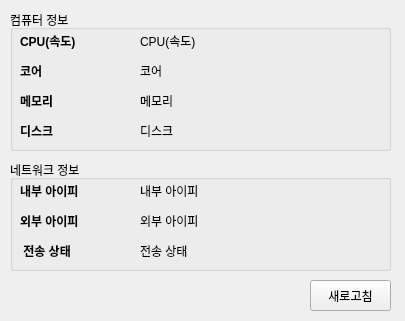
<?xml version="1.0" encoding="UTF-8"?>
<ui version="4.0">
 <class>Form</class>
 <widget class="QWidget" name="Form">
  <property name="geometry">
   <rect>
    <x>0</x>
    <y>0</y>
    <width>405</width>
    <height>321</height>
   </rect>
  </property>
  <property name="windowTitle">
   <string>Form</string>
  </property>
  <widget class="QGroupBox" name="groupBox">
   <property name="geometry">
    <rect>
     <x>10</x>
     <y>10</y>
     <width>381</width>
     <height>141</height>
    </rect>
   </property>
   <property name="title">
    <string>컴퓨터 정보</string>
   </property>
   <widget class="QLabel" name="label_7">
    <property name="geometry">
     <rect>
      <x>10</x>
      <y>20</y>
      <width>81</width>
      <height>21</height>
     </rect>
    </property>
    <property name="styleSheet">
     <string notr="true">font-weight: bold;</string>
    </property>
    <property name="text">
     <string>CPU(속도)</string>
    </property>
   </widget>
   <widget class="QLabel" name="lblMemory">
    <property name="geometry">
     <rect>
      <x>130</x>
      <y>80</y>
      <width>241</width>
      <height>21</height>
     </rect>
    </property>
    <property name="text">
     <string>메모리</string>
    </property>
   </widget>
   <widget class="QLabel" name="label_8">
    <property name="geometry">
     <rect>
      <x>10</x>
      <y>80</y>
      <width>81</width>
      <height>21</height>
     </rect>
    </property>
    <property name="styleSheet">
     <string notr="true">font-weight: bold;</string>
    </property>
    <property name="text">
     <string>메모리 </string>
    </property>
   </widget>
   <widget class="QLabel" name="lblDisk">
    <property name="geometry">
     <rect>
      <x>130</x>
      <y>110</y>
      <width>241</width>
      <height>21</height>
     </rect>
    </property>
    <property name="text">
     <string>디스크 </string>
    </property>
   </widget>
   <widget class="QLabel" name="lblCPU">
    <property name="geometry">
     <rect>
      <x>130</x>
      <y>20</y>
      <width>241</width>
      <height>21</height>
     </rect>
    </property>
    <property name="text">
     <string>CPU(속도)</string>
    </property>
   </widget>
   <widget class="QLabel" name="lblCore">
    <property name="geometry">
     <rect>
      <x>130</x>
      <y>50</y>
      <width>241</width>
      <height>21</height>
     </rect>
    </property>
    <property name="text">
     <string>코어 </string>
    </property>
   </widget>
   <widget class="QLabel" name="label_9">
    <property name="geometry">
     <rect>
      <x>10</x>
      <y>50</y>
      <width>81</width>
      <height>21</height>
     </rect>
    </property>
    <property name="styleSheet">
     <string notr="true">font-weight: bold;</string>
    </property>
    <property name="text">
     <string>코어</string>
    </property>
   </widget>
   <widget class="QLabel" name="label_10">
    <property name="geometry">
     <rect>
      <x>10</x>
      <y>110</y>
      <width>81</width>
      <height>21</height>
     </rect>
    </property>
    <property name="styleSheet">
     <string notr="true">font-weight: bold;</string>
    </property>
    <property name="text">
     <string>디스크 </string>
    </property>
   </widget>
  </widget>
  <widget class="QGroupBox" name="groupBox_2">
   <property name="geometry">
    <rect>
     <x>10</x>
     <y>160</y>
     <width>381</width>
     <height>111</height>
    </rect>
   </property>
   <property name="title">
    <string>네트워크 정보</string>
   </property>
   <widget class="QLabel" name="lblExtraNet">
    <property name="geometry">
     <rect>
      <x>130</x>
      <y>50</y>
      <width>241</width>
      <height>21</height>
     </rect>
    </property>
    <property name="text">
     <string>외부 아이피 </string>
    </property>
   </widget>
   <widget class="QLabel" name="label_15">
    <property name="geometry">
     <rect>
      <x>10</x>
      <y>20</y>
      <width>81</width>
      <height>21</height>
     </rect>
    </property>
    <property name="styleSheet">
     <string notr="true">font-weight: bold;</string>
    </property>
    <property name="text">
     <string>내부 아이피 </string>
    </property>
   </widget>
   <widget class="QLabel" name="lblInnerNet">
    <property name="geometry">
     <rect>
      <x>130</x>
      <y>20</y>
      <width>241</width>
      <height>21</height>
     </rect>
    </property>
    <property name="text">
     <string>내부 아이피 </string>
    </property>
   </widget>
   <widget class="QLabel" name="lblNetStat">
    <property name="geometry">
     <rect>
      <x>130</x>
      <y>80</y>
      <width>241</width>
      <height>21</height>
     </rect>
    </property>
    <property name="text">
     <string>전송 상태 </string>
    </property>
   </widget>
   <widget class="QLabel" name="label_16">
    <property name="geometry">
     <rect>
      <x>10</x>
      <y>50</y>
      <width>81</width>
      <height>21</height>
     </rect>
    </property>
    <property name="styleSheet">
     <string notr="true">font-weight: bold;</string>
    </property>
    <property name="text">
     <string>외부 아이피</string>
    </property>
   </widget>
   <widget class="QLabel" name="label_17">
    <property name="geometry">
     <rect>
      <x>10</x>
      <y>80</y>
      <width>81</width>
      <height>21</height>
     </rect>
    </property>
    <property name="styleSheet">
     <string notr="true">font-weight: bold;</string>
    </property>
    <property name="text">
     <string> 전송 상태 </string>
    </property>
   </widget>
  </widget>
  <widget class="QPushButton" name="btnRefresh">
   <property name="geometry">
    <rect>
     <x>310</x>
     <y>280</y>
     <width>81</width>
     <height>31</height>
    </rect>
   </property>
   <property name="text">
    <string>새로고침</string>
   </property>
  </widget>
 </widget>
 <resources/>
 <connections/>
</ui>
